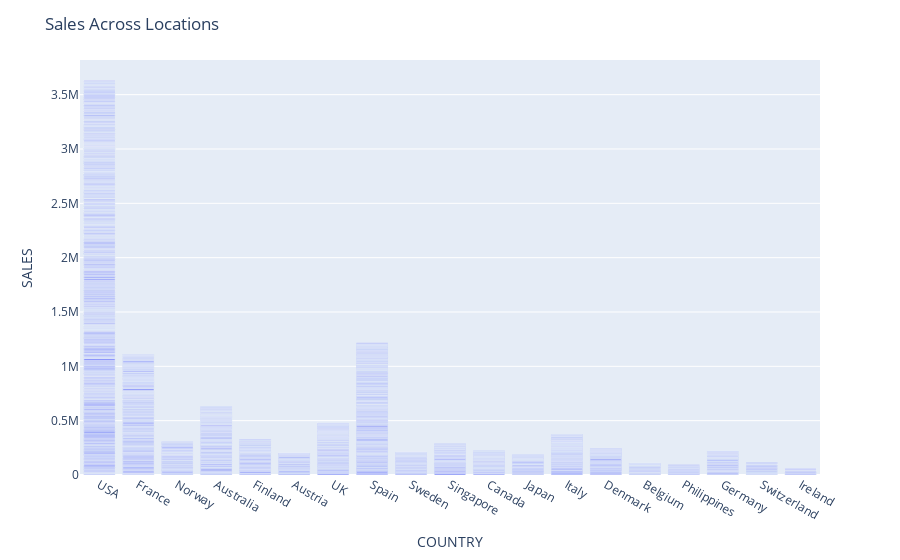
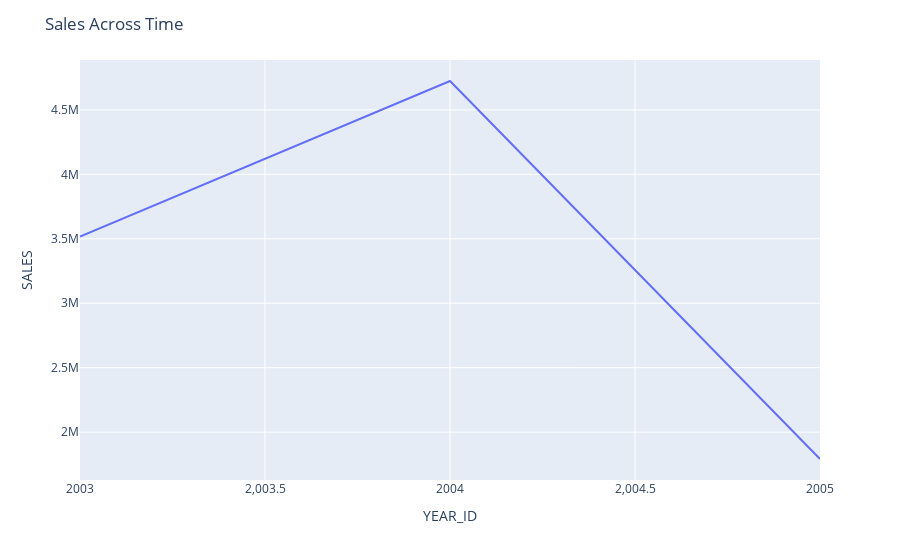
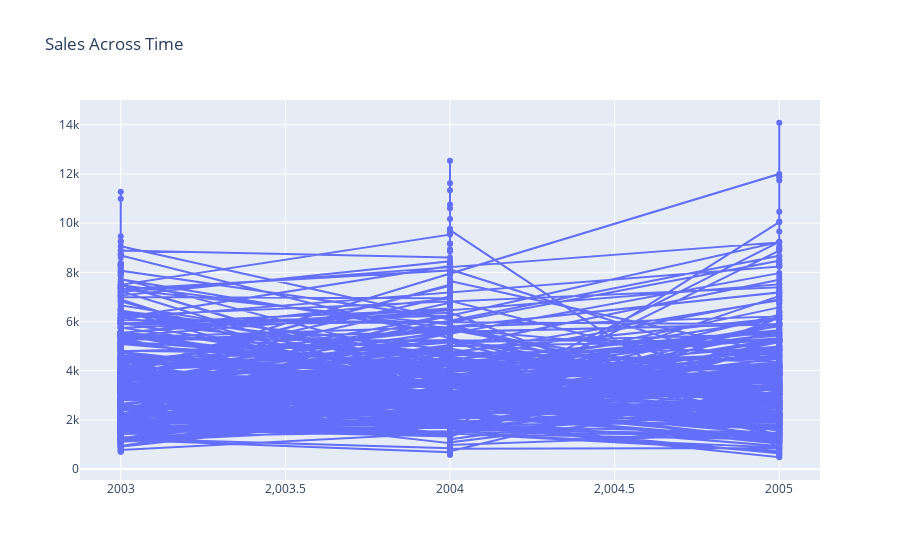

The code cell stored with these charts, in order, in its notebook:
### Code cell
"""
PLOTLY based visualization
"""

import pandas as pd
import plotly.express as px
import plotly.graph_objects as go

# Create a bar chart of sales across locations
fig = px.bar(data, x='COUNTRY', y='SALES', barmode='group')
fig.update_layout(title='Sales Across Locations')
fig.show()

# Create a line chart of sales across time
fig = px.line(data.groupby('YEAR_ID')['SALES'].sum().reset_index(), x='YEAR_ID', y='SALES')
fig.update_layout(title='Sales Across Time')
fig.show()

# Create a line chart of sales across time
fig2 = go.Figure()
fig2.add_trace(go.Scatter(x=data['YEAR_ID'], y=data['SALES'], mode='lines+markers', name='Sales'))
fig2.update_layout(title='Sales Across Time')
fig2.show()

### Figure 1 — Plotly figure (JSON) as saved in the notebook; plotly's stock layout.template omitted (floating-point values rounded to 4 significant figures; data arrays with more than 128 entries replaced by an {"elided": "..."} marker saying what was removed)
{"data": [{"alignmentgroup": "True", "hovertemplate": "COUNTRY=%{x}<br>SALES=%{y}<extra></extra>", "legendgroup": "", "marker": {"color": "#636efa", "pattern": {"shape": ""}}, "name": "", "offsetgroup": "", "orientation": "v", "showlegend": false, "textposition": "auto", "type": "bar", "x": {"elided": "2823 str values"}, "xaxis": "x", "y": {"elided": "2823 float values"}, "yaxis": "y"}], "layout": {"barmode": "group", "legend": {"tracegroupgap": 0}, "margin": {"t": 60}, "title": {"text": "Sales Across Locations"}, "xaxis": {"anchor": "y", "domain": [0, 1], "title": {"text": "COUNTRY"}}, "yaxis": {"anchor": "x", "domain": [0, 1], "title": {"text": "SALES"}}}}

### Figure 2 — Plotly figure (JSON) as saved in the notebook; plotly's stock layout.template omitted (floating-point values rounded to 4 significant figures)
{"data": [{"hovertemplate": "YEAR_ID=%{x}<br>SALES=%{y}<extra></extra>", "legendgroup": "", "line": {"color": "#636efa", "dash": "solid"}, "marker": {"symbol": "circle"}, "mode": "lines", "name": "", "orientation": "v", "showlegend": false, "type": "scatter", "x": [2003, 2004, 2005], "xaxis": "x", "y": [3517000.0, 4724000.0, 1791000.0], "yaxis": "y"}], "layout": {"legend": {"tracegroupgap": 0}, "margin": {"t": 60}, "title": {"text": "Sales Across Time"}, "xaxis": {"anchor": "y", "domain": [0, 1], "title": {"text": "YEAR_ID"}}, "yaxis": {"anchor": "x", "domain": [0, 1], "title": {"text": "SALES"}}}}

### Figure 3 — Plotly figure (JSON) as saved in the notebook; plotly's stock layout.template omitted (floating-point values rounded to 4 significant figures; data arrays with more than 128 entries replaced by an {"elided": "..."} marker saying what was removed)
{"data": [{"mode": "lines+markers", "name": "Sales", "type": "scatter", "x": {"elided": "2823 int values"}, "y": {"elided": "2823 float values"}}], "layout": {"title": {"text": "Sales Across Time"}}}
